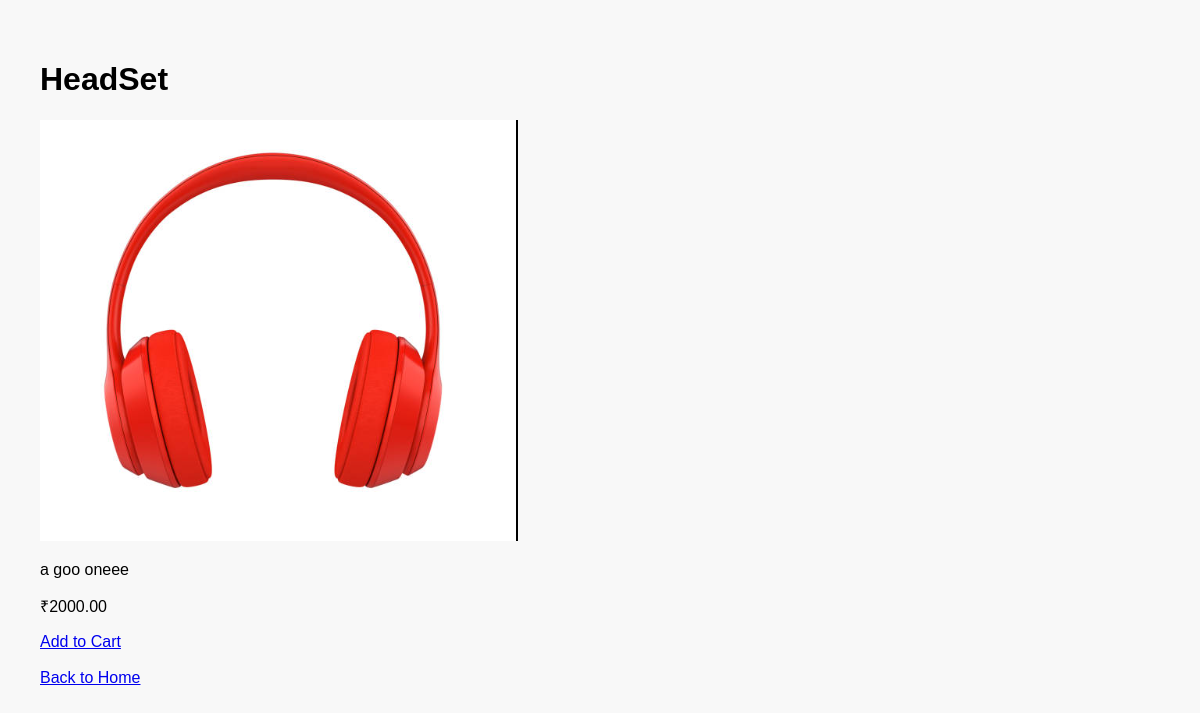
/product/1/, run on the app's committed database.
### shop/models.py (models this page shows, shortened)
class Product(models.Model):
    name = models.CharField(max_length=100)
    price = models.DecimalField(max_digits=10, decimal_places=2)
    description = models.TextField()
    image = models.ImageField(upload_to='product_images/')  #  Add this line

### shop/views.py (the view)
# urls.py: path('product/<int:pk>/', views.product_detail, name='product_detail'),
def product_detail(request, pk):
    product = get_object_or_404(Product, pk=pk)
    return render(request, 'product_detail.html', {'product': product})

### templates/product_detail.html (shortened to what this page needs)
{% load static %}
<!DOCTYPE html>
<html lang="en">
<head>
    <link rel="stylesheet" href="{% static 'css/style.css' %}">
</head>
<body>
    <h1>{{ product.name }}</h1>
    <img src="{{ product.image.url }}" alt="{{ product.name }}">
    <p>{{ product.description }}</p>
    <p>₹{{ product.price }}</p>
    <a href="{% url 'add_to_cart' 'product' product.id %}" class="btn btn-primary">Add to Cart</a>
    <br><br>
    <a href="/">Back to Home</a>
</body>
</html>

### static/css/style.css (style rules this page uses)
body { font-family: Arial, sans-serif; margin: 20px; background: #f8f8f8; }
body { font-family: Arial, sans-serif; padding: 20px; }

### data on the page
Product: name "HeadSet", image (picture), description "a goo oneee", price "2000.00"
